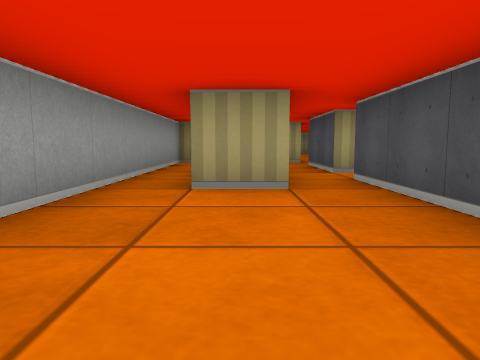
[1] (above)

15 first-person views from a walk through a cub3D maze. The camera is about half as high as the walls, tilts 6° down and sees 70° across. The floor is counted in squares. Each view is taken from the middle of a square. On the plan, view 1 faces up. The plan holds only what a view shows up to about 9 squares ahead; the rest is blank.

[2]
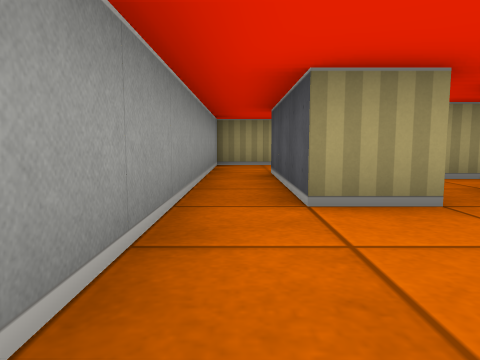

[3]
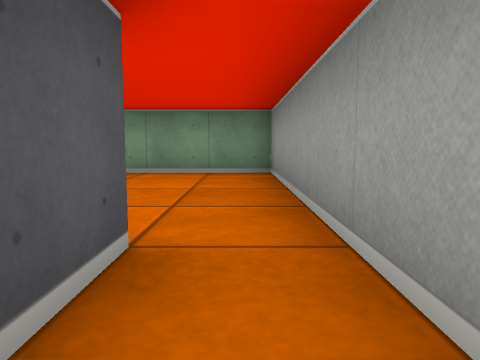

[4]
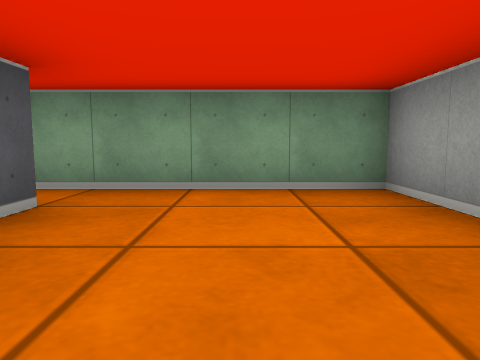

[5]
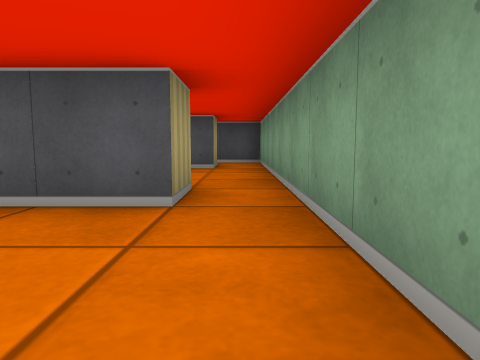

[6]
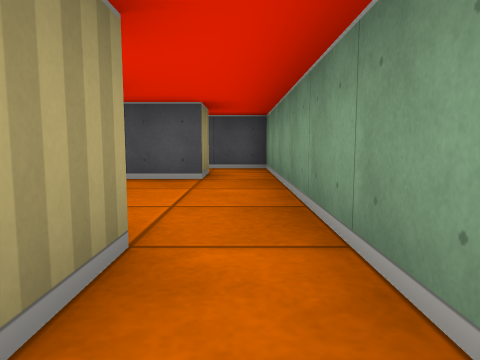

[7]
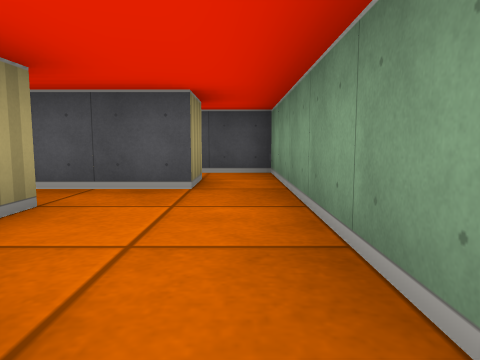

[8]
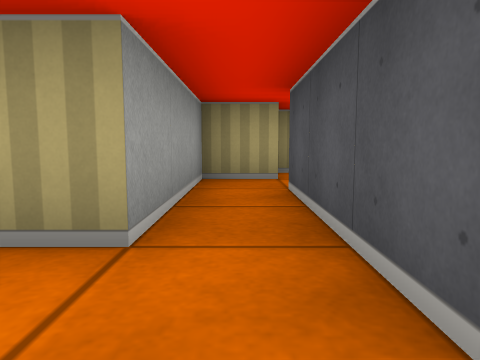

[9]
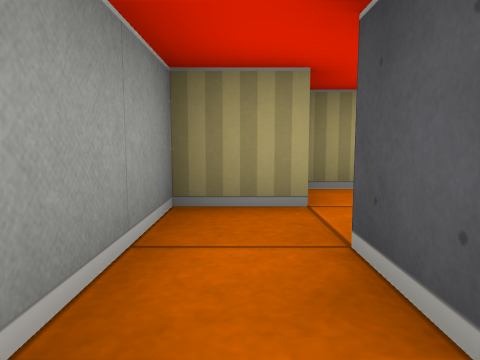

[10]
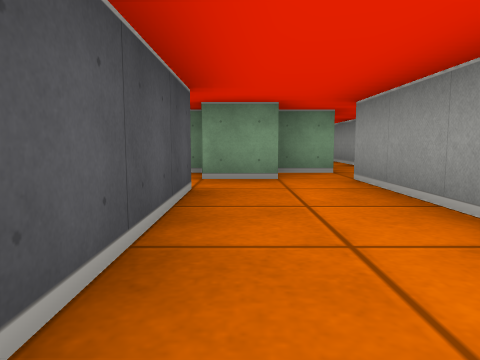

[11]
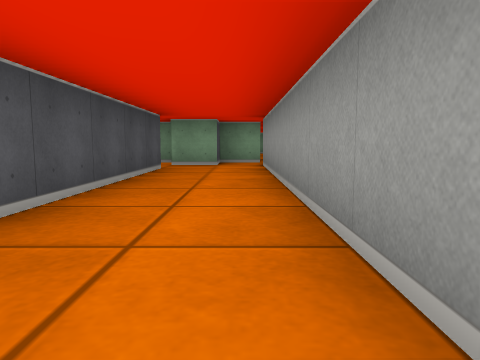

[12]
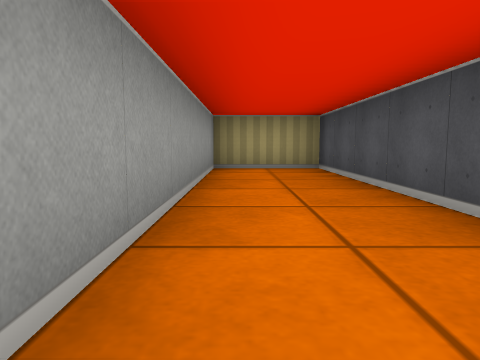

[13]
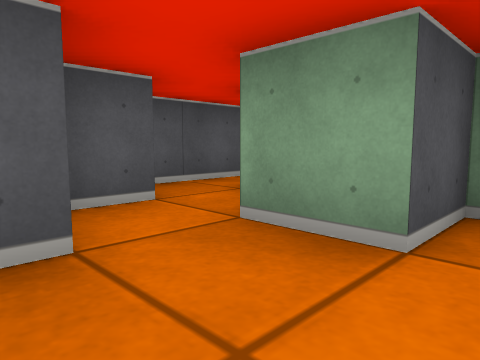

[14]
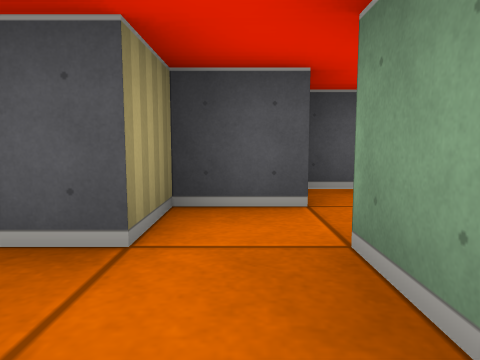

[15]
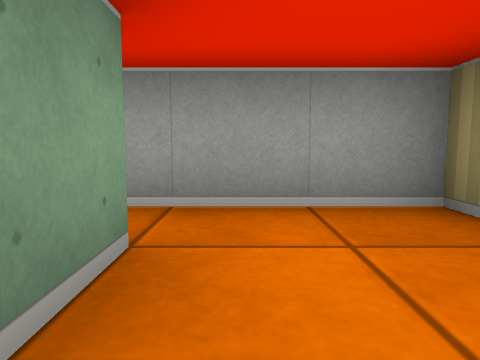

### Floor plan
Points are (right, up) in squares from view 1. A wall is a line through its corners. A room is listed if a view was taken in it or the views show most of it. See-through windows are left out.
Room 1 (views 1, 2, 3, 4, 5, 6, 7)
walls: (0.6, 3.5) (-0.5, 3.5) (-0.5, 6.5) (0.4, 6.5); (2.5, 0.5) (1.5, 0.5) (1.5, 4.5); (0.5, 8.5) (-1.5, 8.5) (-1.5, -0.5) (2.5, -0.5)
ways out: opening at (2, 0) to room 2; opening at (0, 7.5) to room 3; opening at (1, 4) to room 4
Room 2 (views 8, 9)
walls: (2.5, -0.5) (6.5, -0.5); (4.5, 3.5) (4.5, 1.5) (3.9, 1.5); (6.5, 0.5) (5.5, 0.5) (5.5, 3.5)
ways out: opening at (2, 0) to room 1; opening at (5, 2.5) to room 5; opening at (6, 0)
Room 3 (views 10, 11, 12, 13, 14, 15)
walls: (4.5, 8.4) (4.5, 9.5) (3.5, 9.5) (3.5, 16.5) (1.5, 16.5) (1.5, 8.5) (0.5, 8.5); (3.5, 7.5) (4, 7.5); (1.5, 6.5) (1.5, 7.5) (2.5, 7.5) (2.5, 8.5) (3.5, 8.5)
ways out: opening at (0, 7.5) to room 1; opening at (1, 6) to room 4
Room 4 (no view inside)
walls: (0.5, 5.5) (0.5, 4); (2.2, 5.5) (1.5, 5.5) (1.5, 6.5)
ways out: opening at (1, 4) to room 1; opening at (1, 6) to room 3; opening at (2, 5)
Room 5 (no view inside)
walls: (5.6, 4.5) (4.5, 4.5) (4.5, 3.5); (6.2, 5.5) (5.5, 5.5)
ways out: opening at (5, 2.5) to room 2; opening at (6, 4)

Positions as (right, up) in squares from view 1, and headings:
1: (0, 0), facing up
2: (-1, 1), facing up
3: (-1, 5), facing down
4: (0, 3), facing down
5: (-1, 0), facing right
6: (1, 0), facing right
7: (2, 0), facing right
8: (5, 0), facing up
9: (5, 2), facing up
10: (3, 13), facing down
11: (2, 16), facing down
12: (2, 10), facing up
13: (2, 10), facing down-right
14: (2, 9), facing right
15: (1, 7), facing left
